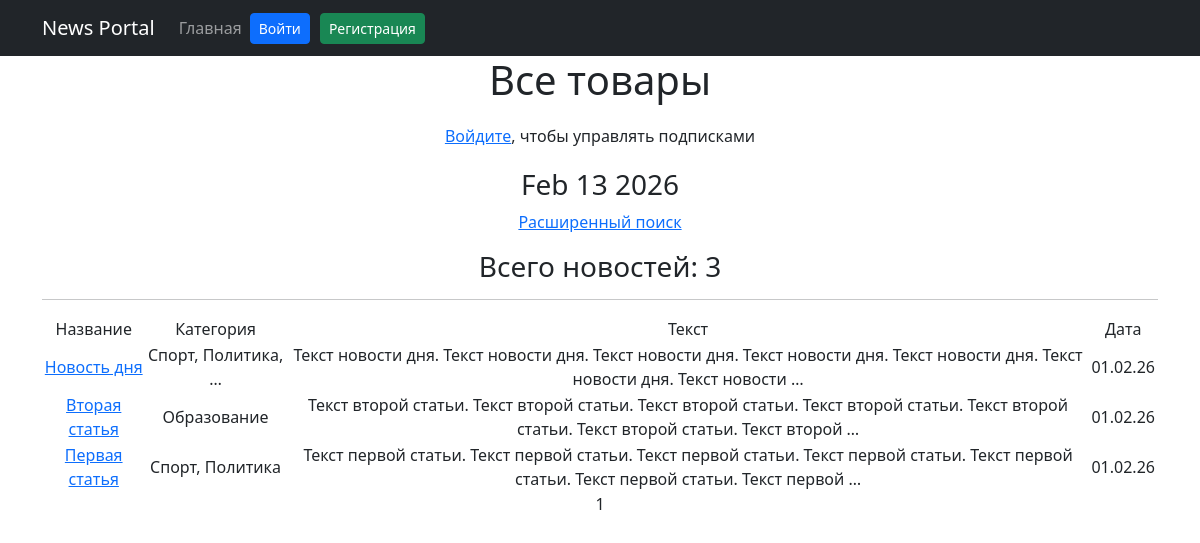
The page /news/ on the database as committed earlier.
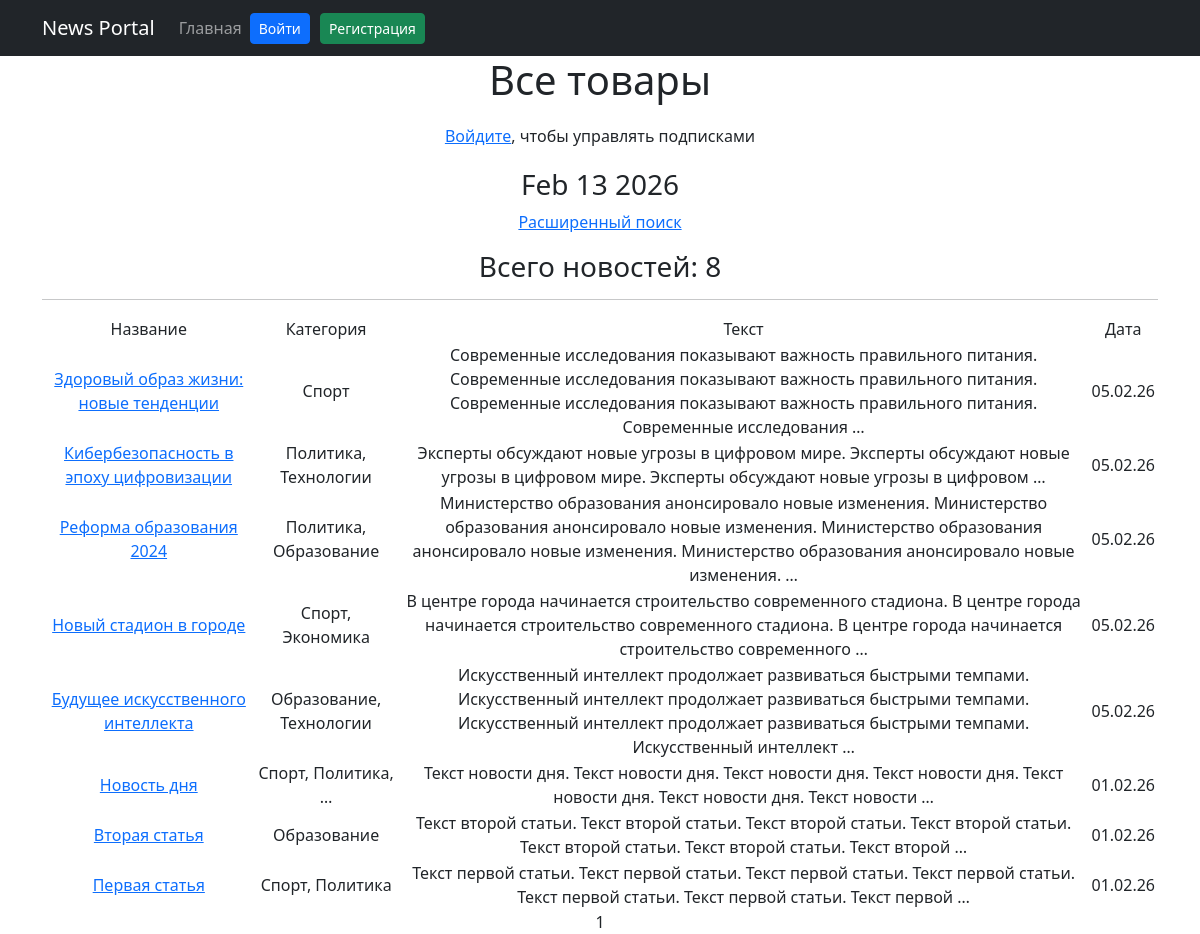
The same page on the database as committed later.
### news/models.py (models this page shows, shortened)
class Post(models.Model):
    ARTICLE = 'AR'
    NEWS = 'NW'
    POST_TYPES = [
        (ARTICLE, 'Статья'),
        (NEWS, 'Новость'),
    ]
    author = models.ForeignKey(Author, on_delete=models.CASCADE)
    post_type = models.CharField(max_length=2, choices=POST_TYPES, default=ARTICLE)
    created_at = models.DateTimeField(auto_now_add=True)
    categories = models.ManyToManyField(Category, through='PostCategory')
    title = models.CharField(max_length=200)
    content = models.TextField()
    rating = models.IntegerField(default=0)

class Category(models.Model):
    name = models.CharField(max_length=100, unique=True)
    def __str__(self):
        return self.name

### news/views.py (the view)
# urls.py: path('', PostList.as_view(), name='post_list'),
class PostList(ListView):
    model = Post
    ordering = '-created_at'
    template_name = 'posts.html'
    context_object_name = 'posts'
    paginate_by = 10
    def get_context_data(self, **kwargs):
        context = super().get_context_data(**kwargs)
        context['time_now'] = datetime.utcnow()
        context['post_count'] = self.get_queryset().count()
        return context

### news/templatetags/custom_filters.py (called while the page is built)
@register.filter(name='censor')
def censor(value):
    if not isinstance(value, str):
        raise ValueError(f'Фильтр censor можно применять только к строкам, получен: {type(value)}')
    result = value
    for word in CENSORED_WORDS:
        pattern = re.compile(re.escape(word), re.IGNORECASE)
        matches = pattern.finditer(result)
        for match in matches:
            matched_word = match.group()
            censored_word = matched_word[0] + '*' * (len(matched_word) - 1)
            result = result.replace(matched_word, censored_word)
    return result

### templates/posts.html (shortened to what this page needs)
{% extends 'flatpages/default.html' %}
{% load custom_filters %}
{% load custom_tags %}
{% block content %}
   <h1>Все товары</h1>
   {% if user.is_authenticated %}
   <div style="margin: 20px 0; padding: 15px; background: #f0f0f0; border-radius: 5px;">
       <h3>Управление подписками:</h3>
       <p>
           <a href="subscriptions/">
                Управлять подписками на категории
           </a>
           <form method="post" action="{% url 'subscribe_weekly' %}" style="display: inline;">
                {% csrf_token %}
                <button type="submit" style="padding: 10px 20px; background: #4CAF50; color: white;">
                    Подписаться на еженедельную рассылку
                </button>
            </form>
       </p>
   </div>
   {% else %}
   <p style="margin: 20px 0;">
       <a href="{% url 'account_login' %}">Войдите</a>, чтобы управлять подписками
   </p>
   {% endif %}
   <h3>{{ time_now|date:'M d Y' }}</h3>
   <p>
       <a href="/news/search/">Расширенный поиск</a>
   </p>
   <h3>Всего новостей: {{ posts|length }}</h3>
   <hr>
   {% if posts %}
       <table>
           <tr>
               <td>Название</td>
               <td>Категория</td>
               <td>Текст</td>
               <td>Дата</td>
           </tr>
           {% for post in posts %}
           <tr>
               <td>
                   <a href="/news/{{ post.id }}">{{ post.title|censor }}</a>
               </td>
               <td>{{ post.categories.all|join:", " |truncatewords:2 }}</td>
               <td>{{ post.content|censor|truncatewords:20  }}</td>
               <td>{{ post.created_at|date:'d.m.y' }}</td>
               <td>
                </td>
           </tr>
           {% endfor %}
       </table>
   {% else %}
       <h2>Товаров нет!</h2>
   {% endif %}
   {{ page_obj.number }}
{% endblock content %}

### templates/flatpages/default.html (shortened to what this page needs)
<!DOCTYPE html>
<html lang="en">
    <head>
        {% load static  %}
        <link href="{% static 'css/styles.css' %}" rel="stylesheet" />
    </head>
    <body>
        <nav class="navbar navbar-expand-lg navbar-dark bg-dark static-top">
            <div class="container">
                <a class="navbar-brand" href="/news/">News Portal</a>
                <div class="collapse navbar-collapse" id="navbarResponsive">
                    <ul class="navbar-nav mr-auto">
                        <li class="nav-item active">
                            <a class="nav-link" href="/news/">Главная</a>
                        </li>
                    </ul>
                    <ul class="navbar-nav ml-auto">
                        {% if user.is_authenticated %}
                            <li class="nav-item">
                                <span class="navbar-text" style="color: white; margin-right: 10px;">
                                    Привет, {{ user.username }}!
                                </span>
                            </li>
                            <li class="nav-item">
                                {% if not user.groups.all.0.name == 'authors' and not user.is_superuser %}
                                    <form method="post" action="{% url 'become_author' %}" style="display: inline;">
                                        {% csrf_token %}
                                        <button type="submit" class="btn btn-warning btn-sm">⭐ Стать автором</button>
                                    </form>
                                {% else %}
                                    <span class="badge badge-success" style="padding: 5px 10px; background: green; color: white; border-radius: 3px;">✓ Автор</span>
                                {% endif %}
                            </li>
                            <li class="nav-item">
                                <form method="post" action="{% url 'account_logout' %}" style="display: inline; margin-left: 10px;">
                                    {% csrf_token %}
                                    <button type="submit" class="btn btn-danger btn-sm">Выйти</button>
                                </form>
                            </li>
                        {% else %}
                            <li class="nav-item">
                                <a class="btn btn-primary btn-sm" href="{% url 'account_login' %}">Войти</a>
                            </li>
                            <li class="nav-item">
                                <a class="btn btn-success btn-sm" href="{% url 'account_signup' %}" style="margin-left: 10px;">Регистрация</a>
                            </li>
                        {% endif %}
                    </ul>
                </div>
            </div>
        </nav>
        <div class="container">
        <div class="row">
            <div class="col-lg-12 text-center">
                {% block content %}
                {% endblock content %}
            </div>
        </div>
        </div>
    </body>
</html>

Rows that differ between the two databases and show on the page:
added Post: title|censor "Здоровый образ жизни: новые тенденции", categories.all "Спорт", content|censor "Современные исследования показывают важность правильного питания. Современные исследования показывают важность правильного питания. Современные исследования показывают важность правильного питания. Современные исследования …", created_at "05.02.26"
added Post: title|censor "Кибербезопасность в эпоху цифровизации", categories.all "Политика, Технологии", content|censor "Эксперты обсуждают новые угрозы в цифровом мире. Эксперты обсуждают новые угрозы в цифровом мире. Эксперты обсуждают новые угрозы в цифровом …", created_at "05.02.26"
added Post: title|censor "Реформа образования 2024", categories.all "Политика, Образование", content|censor "Министерство образования анонсировало новые изменения. Министерство образования анонсировало новые изменения. Министерство образования анонсировало новые изменения. Министерство образования анонсировало новые изменения. …", created_at "05.02.26"
added Post: title|censor "Новый стадион в городе", categories.all "Спорт, Экономика", content|censor "В центре города начинается строительство современного стадиона. В центре города начинается строительство современного стадиона. В центре города начинается строительство современного …", created_at "05.02.26"
added Post: title|censor "Будущее искусственного интеллекта", categories.all "Образование, Технологии", content|censor "Искусственный интеллект продолжает развиваться быстрыми темпами. Искусственный интеллект продолжает развиваться быстрыми темпами. Искусственный интеллект продолжает развиваться быстрыми темпами. Искусственный интеллект …", created_at "05.02.26"
Other text that changed with them:
{{ posts|length }}: "3" → "8"
